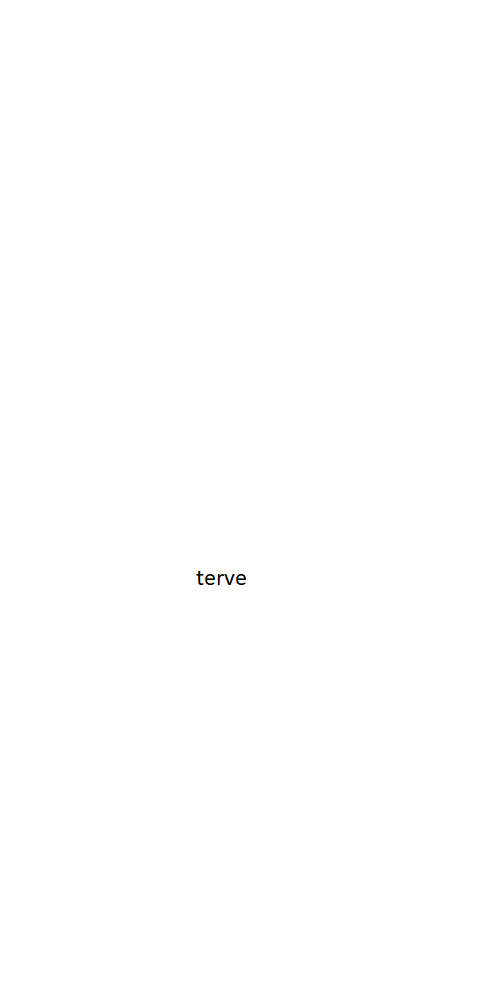
#> input picture ComputerVision/OpenCV/MasteringWithPython/txt.png, 500 x 1000 px
$ python ModifyPixels.py
#> lines starting #> are read from the running program, lines starting #| are printed output that depends on the picture
import cv2
import numpy as np
img = cv2.imread('txt.png', cv2.IMREAD_GRAYSCALE)
#> img: shape (1000, 500); min 0, max 255, mean 254.9
# intensity
img[0:50,0:50] = 0
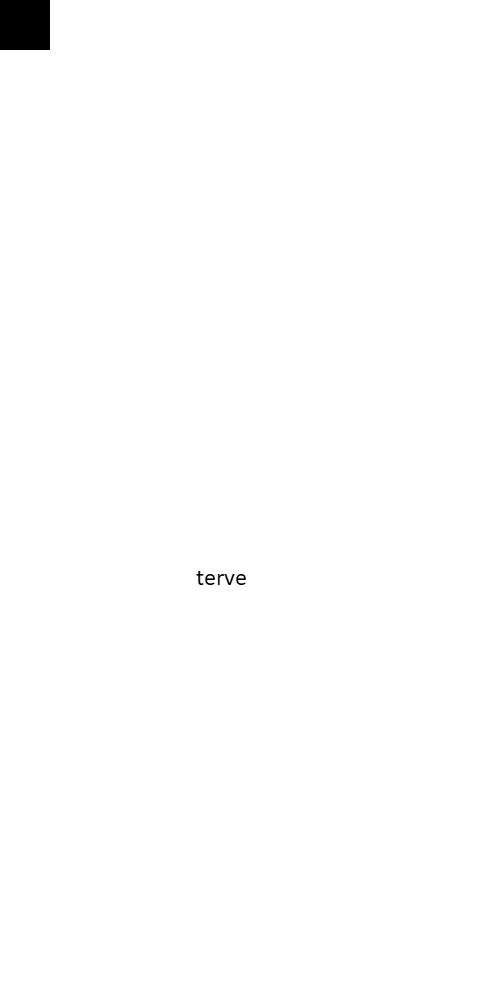
#> img: shape (1000, 500); min 0, max 255, mean 253.6
while True:
    cv2.imshow("frame", img)
    k = cv2.waitKey(0)
#> (key Esc is pressed here)
    if k == 27:
        cv2.destroyAllWindows()
        exit()
#> (the program exits here)
